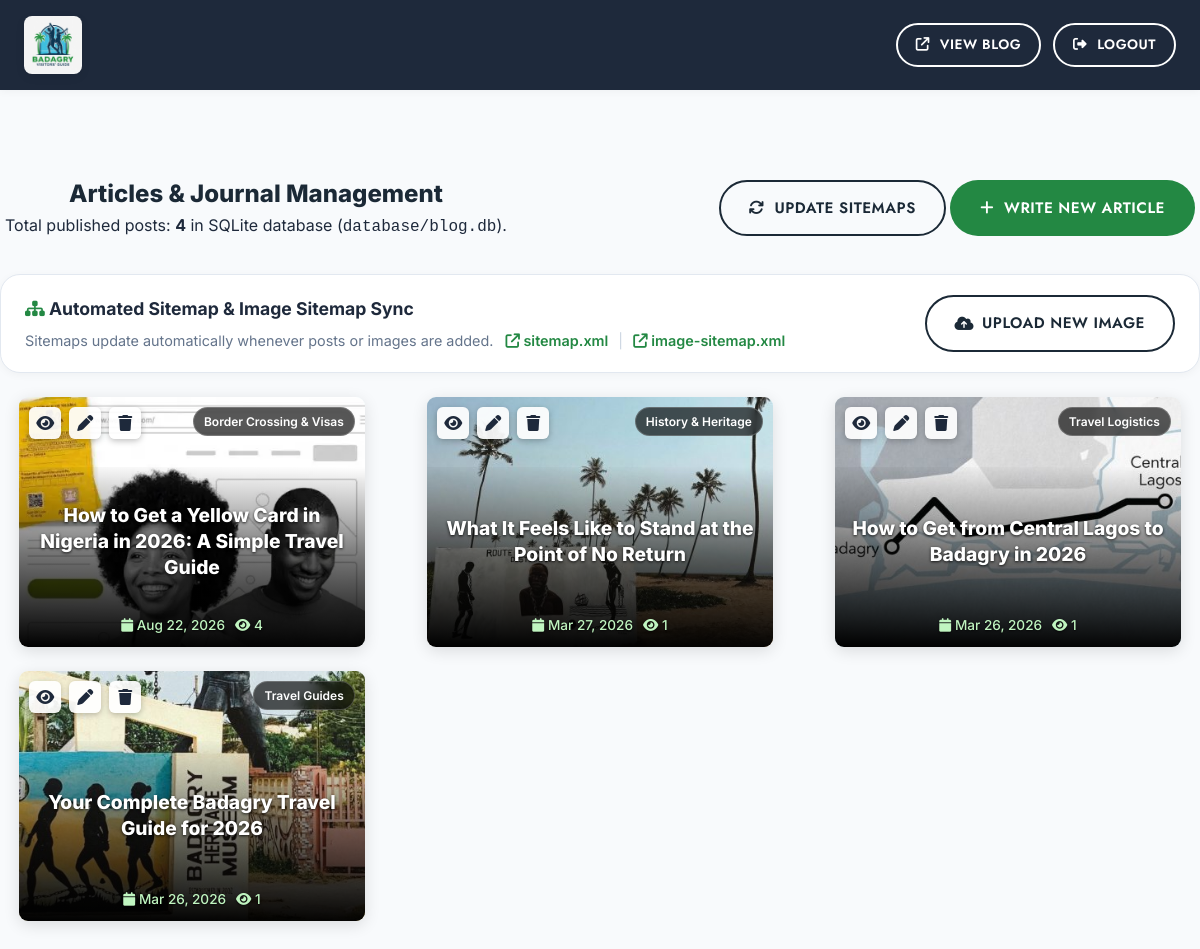
/admin.php (signed in), run on an earlier commit of the app's database.
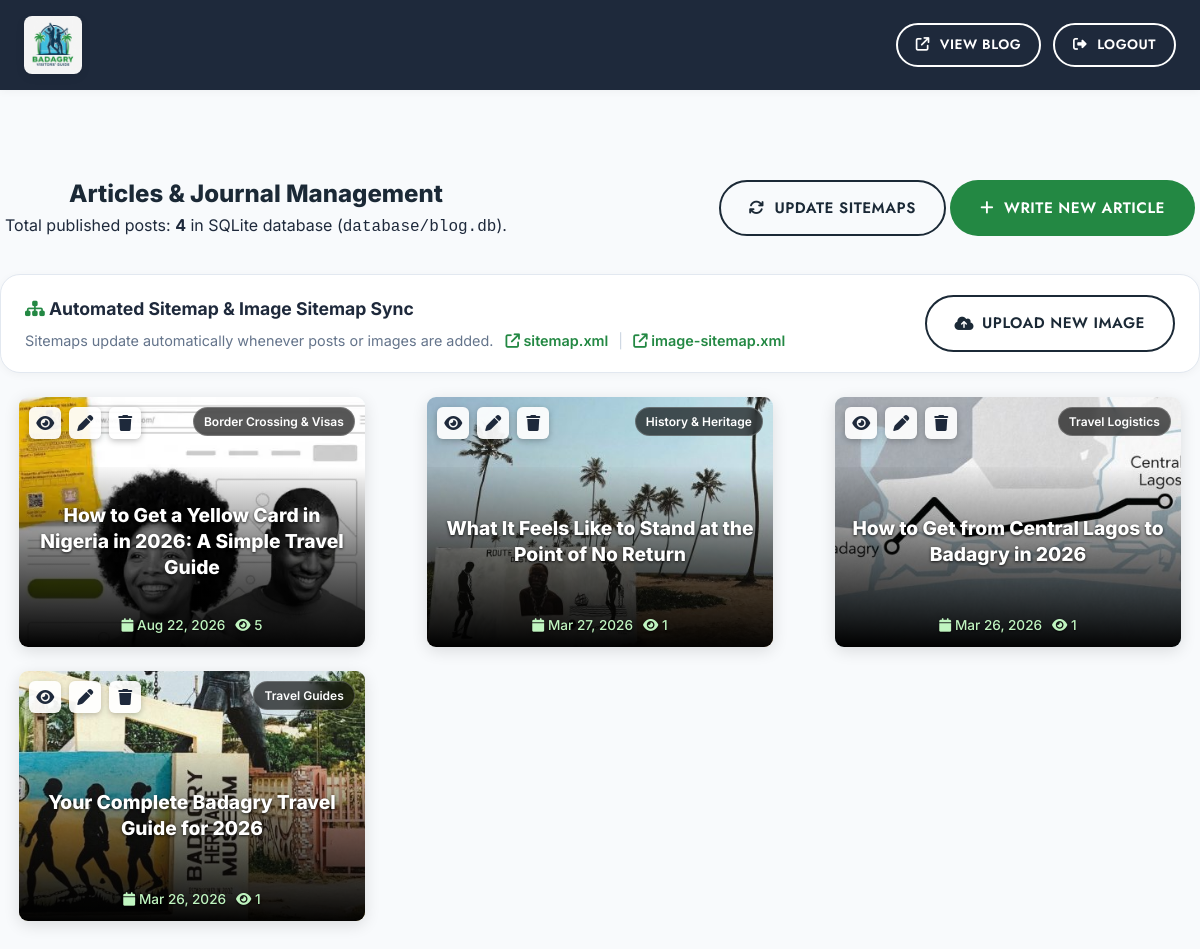
And on a later commit of the database.
### tables this page shows
CREATE TABLE posts (
            id INTEGER PRIMARY KEY AUTOINCREMENT,
            title TEXT NOT NULL,
            slug TEXT UNIQUE NOT NULL,
            excerpt TEXT,
            content TEXT NOT NULL,
            featured_image TEXT,
            author TEXT DEFAULT 'Badagry Visitors Guide',
            category TEXT DEFAULT 'Travel Guide',
            read_time TEXT DEFAULT '5 min read',
            views INTEGER DEFAULT 0,
            published_at DATETIME DEFAULT CURRENT_TIMESTAMP,
            status TEXT DEFAULT 'published'
        );

### admin.php (the view, shortened to what this page needs)
<?php
$db = getDB();
$action = $_GET['action'] ?? 'list';
$error = '';
$isLoggedIn = !empty($_SESSION['admin_logged_in']);
$editPost = null;
$allPosts = [];
if ($isLoggedIn) {
    $allPosts = $db->query("SELECT * FROM posts ORDER BY published_at DESC")->fetchAll();
}
?>
<!DOCTYPE html>
<html lang="en">
<head>
  <link rel="stylesheet" href="https://cdnjs.cloudflare.com/ajax/libs/font-awesome/6.5.1/css/all.min.css" />
  <link rel="stylesheet" href="/style.css" />
</head>
<body class="admin-body">
  <header class="admin-header">
    <div class="site-container admin-header-wrap">
      <a href="/" class="brand-logo">
        <img src="/assets/logo.jpg" alt="Logo" class="brand-logo-img" />
      </a>
      <div class="admin-header-actions">
        <a href="/blog/" class="btn btn-sm btn-outline-white" target="_blank"><i class="fa-solid fa-arrow-up-right-from-square"></i> View Blog</a>
        <?php if ($isLoggedIn): ?>
          <a href="/admin?logout=1" class="btn btn-sm btn-outline-white"><i class="fa-solid fa-right-from-bracket"></i> Logout</a>
        <?php endif; ?>
      </div>
    </div>
  </header>
  <main class="site-container admin-container section-padding">
    <?php if (!$isLoggedIn): ?>
      <div class="admin-login-card">
        <div class="login-header text-center">
          <i class="fa-solid fa-shield-halved login-icon"></i>
          <h2>Author Dashboard</h2>
          <p>Enter your management security PIN to publish and edit articles.</p>
        </div>
        <?php if ($error): ?>
          <div class="admin-alert alert-error"><?= htmlspecialchars($error) ?></div>
        <?php endif; ?>
        <form method="POST" action="/admin" class="admin-form">
          <div class="form-group">
            <div class="password-input-wrap">
              <input type="password" id="login_pin" name="login_pin" class="form-input" placeholder="Enter PIN" required autofocus autocomplete="current-password" />
              <button type="button" class="toggle-password-btn" id="togglePinVisibilityBtn" aria-label="Show or hide PIN" title="Show/Hide PIN">
                <i class="fa-regular fa-eye" id="togglePinIcon"></i>
              </button>
            </div>
          </div>
          <button type="submit" class="btn btn-primary w-100">Unlock Dashboard <i class="fa-solid fa-unlock"></i></button>
        </form>
        <script>
          (function() {
            const pinInput = document.getElementById('login_pin');
            const toggleBtn = document.getElementById('togglePinVisibilityBtn');
            const toggleIcon = document.getElementById('togglePinIcon');
            if (toggleBtn && pinInput && toggleIcon) {
              toggleBtn.addEventListener('click', function(e) {
                e.preventDefault();
                const isPassword = pinInput.getAttribute('type') === 'password';
                pinInput.setAttribute('type', isPassword ? 'text' : 'password');
                toggleIcon.classList.toggle('fa-eye', !isPassword);
                toggleIcon.classList.toggle('fa-eye-slash', isPassword);
                pinInput.focus();
              });
            }
          })();
        </script>
      </div>
    <?php else: ?>
      <div class="admin-dashboard-header">
        <div>
          <h2>Articles &amp; Journal Management</h2>
          <p>Total published posts: <strong><?= count($allPosts) ?></strong> in SQLite database (<code>database/blog.db</code>).</p>
        </div>
        <div class="admin-top-btns">
          <?php if ($action === 'list'): ?>
            <a href="/admin?action=update_sitemaps" class="btn btn-outline-dark" title="Regenerate both sitemap.xml and image-sitemap.xml"><i class="fa-solid fa-arrows-rotate"></i> Update Sitemaps</a>
            <a href="/admin?action=new" class="btn btn-primary"><i class="fa-solid fa-plus"></i> Write New Article</a>
          <?php else: ?>
            <a href="/admin" class="btn btn-outline-dark"><i class="fa-solid fa-list"></i> Back to All Articles</a>
          <?php endif; ?>
        </div>
      </div>
      <?php if ($action === 'list'): ?>
        <div class="admin-card" style="margin-bottom: 24px; padding: 20px 24px;">
          <div style="display: flex; justify-content: space-between; align-items: center; flex-wrap: wrap; gap: 16px;">
            <div>
              <h4 style="margin: 0 0 6px 0; font-size: 1.1rem;"><i class="fa-solid fa-sitemap" style="color: var(--primary);"></i> Automated Sitemap &amp; Image Sitemap Sync</h4>
              <p style="margin: 0; font-size: 0.9rem; color: var(--text-muted);">
                Sitemaps update automatically whenever posts or images are added.
                <a href="/sitemap.xml" target="_blank" style="margin-left: 8px; color: var(--primary); font-weight: 600;"><i class="fa-solid fa-arrow-up-right-from-square"></i> sitemap.xml</a>
                <span style="margin: 0 6px; color: #cbd5e1;">|</span>
                <a href="/image-sitemap.xml" target="_blank" style="color: var(--primary); font-weight: 600;"><i class="fa-solid fa-arrow-up-right-from-square"></i> image-sitemap.xml</a>
              </p>
            </div>
            <form method="POST" action="/admin" enctype="multipart/form-data" style="display: flex; gap: 10px; align-items: center;">
              <label for="adminImageUpload" class="btn btn-outline-dark" style="cursor: pointer; margin: 0; display: inline-flex; align-items: center; gap: 8px;">
                <i class="fa-solid fa-cloud-arrow-up"></i> Upload New Image
              </label>
            </form>
          </div>
        </div>
      <?php endif; ?>
      <?php if ($action === 'new' || $action === 'edit'): ?>
        <div class="admin-card">
          <h3 class="admin-card-title"><?= $action === 'edit' ? 'Edit Article' : 'Publish New Article' ?></h3>
          <form method="POST" action="/admin" class="admin-form">
            <input type="hidden" name="save_post" value="1" />
            <input type="hidden" name="id" value="<?= $editPost ? (int)$editPost['id'] : 0 ?>" />
            <div class="form-group">
              <label for="postTitle">Article Title *</label>
              <input type="text" id="postTitle" name="title" class="form-input" required
                value="<?= $editPost ? htmlspecialchars($editPost['title']) : '' ?>"
                placeholder="e.g. 5 Must-See Cultural Landmarks in Badagry" />
            </div>
            <div class="form-row">
              <div class="form-group">
                <label for="postSlug">URL Slug (Leave blank to auto-generate)</label>
                <input type="text" id="postSlug" name="slug" class="form-input"
                  value="<?= $editPost ? htmlspecialchars($editPost['slug']) : '' ?>"
                  placeholder="e.g. 5-must-see-cultural-landmarks-badagry" />
              </div>
              <div class="form-group">
                <label for="postCategory">Category</label>
                <input type="text" id="postCategory" name="category" class="form-input"
                  value="<?= $editPost ? htmlspecialchars($editPost['category']) : 'Travel Guides' ?>"
                  placeholder="e.g. Travel Guides, History &amp; Heritage" />
              </div>
            </div>
            <div class="form-row">
              <div class="form-group" style="flex: 2;">
                <label>Featured Image</label>
                <input type="hidden" id="postImage" name="featured_image"
                  value="<?= $editPost ? htmlspecialchars($editPost['featured_image']) : 'assets/images/Badagry-Heritage-Museum-1-420x347.jpg' ?>" />
                <div class="featured-image-picker">
                  <div class="featured-thumb-wrap" id="featuredThumbWrap">
                    <img id="featuredThumbImg" src="/<?= ltrim(htmlspecialchars($editPost['featured_image'] ?? 'assets/images/Badagry-Heritage-Museum-1-420x347.jpg'), '/') ?>" alt="Featured preview" />
                  </div>
                  <div class="featured-picker-actions">
                    <button type="button" class="btn btn-sm btn-primary" id="openFeaturedMediaBtn">
                      <i class="fa-solid fa-photo-film"></i> Select from Library / Upload
                    </button>
                    <span id="featuredImgPathText" style="font-size: 0.8rem; color: var(--text-muted); word-break: break-all;">
                      <?= htmlspecialchars($editPost['featured_image'] ?? 'assets/images/Badagry-Heritage-Museum-1-420x347.jpg') ?>
                    </span>
                  </div>
                </div>
              </div>
              <div class="form-group" style="flex: 1;">
                <label for="postReadTime">Estimated Read Time</label>
                <input type="text" id="postReadTime" name="read_time" class="form-input"
                  value="<?= $editPost ? htmlspecialchars($editPost['read_time']) : '6 min read' ?>" />
              </div>
            </div>
            <div class="form-group">
              <label for="postExcerpt">Short Excerpt (Displayed in search results and cards)</label>
              <textarea id="postExcerpt" name="excerpt" class="form-textarea" rows="2"
                placeholder="Brief 1-2 sentence overview of the article..."><?= $editPost ? htmlspecialchars($editPost['excerpt']) : '' ?></textarea>
            </div>
            <div class="form-group">
              <label for="postContent">Article Body (Supports HTML tags) *</label>
              <div class="editor-toolbar">
                <button type="button" class="btn-tool btn-tool-primary" id="insertContentMediaBtn">
                  <i class="fa-solid fa-images"></i> Insert Image from Library
                </button>
                <button type="button" class="btn-tool" onclick="insertTag('h2')" title="Insert Subheading">H2</button>
                <button type="button" class="btn-tool" onclick="insertTag('h3')" title="Insert Sub-subheading">H3</button>
                <button type="button" class="btn-tool" onclick="insertTag('strong')" title="Bold text"><b>B</b></button>
                <button type="button" class="btn-tool" onclick="insertTag('p')" title="Paragraph">&lt;p&gt;</button>
                <button type="button" class="btn-tool" onclick="insertTag('callout')" title="Highlighted callout box"><i class="fa-solid fa-quote-left"></i> Callout</button>
              </div>
              <textarea id="postContent" name="content" class="form-textarea has-toolbar" rows="14" required
                placeholder="Write your article content here. Click 'Insert Image from Library' above to insert images anywhere in the text..."><?= $editPost ? htmlspecialchars($editPost['content']) : '' ?></textarea>
            </div>
            <div class="form-row">
              <div class="form-group">
                <label for="postStatus">Publishing Status</label>
                <select id="postStatus" name="status" class="form-select">
                  <option value="published" <?= ($editPost && $editPost['status'] === 'published') ? 'selected' : '' ?>>Published</option>
                  <option value="draft" <?= ($editPost && $editPost['status'] === 'draft') ? 'selected' : '' ?>>Draft</option>
                </select>
              </div>
            </div>
            <div class="admin-form-actions">
              <button type="submit" class="btn btn-primary"><?= $action === 'edit' ? 'Update Article' : 'Publish Article' ?> <i class="fa-solid fa-check"></i></button>
              <a href="/admin" class="btn btn-outline-dark">Cancel</a>
            </div>
          </form>
        </div>
      <?php else: ?>
        <?php if (empty($allPosts)): ?>
          <div class="admin-card text-center" style="padding: 48px 20px;">
            <i class="fa-regular fa-newspaper" style="font-size: 3rem; color: #cbd5e1; margin-bottom: 16px;"></i>
            <h3>No articles published yet</h3>
            <p style="color: var(--text-muted); margin-bottom: 20px;">Start sharing stories, guides, and history about Badagry.</p>
            <a href="/admin?action=new" class="btn btn-primary"><i class="fa-solid fa-plus"></i> Write Your First Article</a>
          </div>
        <?php else: ?>
          <div class="admin-posts-grid">
            <?php foreach ($allPosts as $p): ?>
              <?php
                $postImg = !empty($p['featured_image']) ? '/' . ltrim($p['featured_image'], '/') : '/assets/images/Point-of-No-Return-420x347.jpg';
                $postDate = !empty($p['published_at']) ? date('M d, Y', strtotime($p['published_at'])) : date('M d, Y');
                $postViews = number_format((int)($p['views'] ?? 0));
                $postSlug = urlencode($p['slug'] ?? '');
                $postId = (int)$p['id'];
              ?>
              <div class="postcard" style="
                  background: azure;
                  border-radius: 9px;
                  width: 90%;
                  height: 250px;
                  position: relative;
                  overflow: clip;
                  margin: 0 auto;
              ">
                <div class="cardtext" style="
                  padding: 5px;
                  position: absolute;
                  height: 180px;
                  width: 100%;
                  color: white;
                  font-size: 1.2rem;
                  bottom: 0;
                  font-weight: 800;
                  text-align: center;
                  background: linear-gradient(1deg, black, #0000008c, #00000000);
                  display: flex;
                  align-items: center;
                  justify-content: center;
                ">
                  <a href="/blog/<?= $postSlug ?>" target="_blank" style="color: white; text-decoration: none; padding: 0 10px 30px;">
                    <?= htmlspecialchars($p['title']) ?>
                  </a>
                </div>
                <img src="<?= htmlspecialchars($postImg) ?>" alt="<?= htmlspecialchars($p['title']) ?>" style="
                  width: 100%;
                  height: 100%;
                  object-fit: cover;
                " />
                <div class="mates" style="
                  position: absolute;
                  bottom: 0;
                  left: 0;
                  width: 100%;
                  color: #c0f5c0;
                  display: flex;
                  flex-direction: row;
                  align-content: center;
                  justify-content: center;
                  align-items: flex-start;
                  padding: 10px;
                  gap: 10px;
                ">
                  <span><i class="fa-solid fa-calendar"></i> <?= $postDate ?></span>
                  <span><i class="fa-solid fa-eye"></i> <?= $postViews ?></span>
                </div>
                <span class="badge-tag"><?= htmlspecialchars($p['category']) ?></span>
                <div class="actionbuttons" style="
                  display: flex;
                  flex-direction: row;
                  align-content: center;
                  align-items: center;
                  position: absolute;
                  width: auto;
                  top: 10px;
                  left: 10px;
                  gap: 8px;
                ">
                  <a href="/blog/<?= $postSlug ?>" target="_blank" class="btn-icon" title="View Article"><i class="fa-solid fa-eye"></i></a>
                  <a href="/admin?action=edit&amp;id=<?= $postId ?>" class="btn-icon" title="Edit Article"><i class="fa-solid fa-pen"></i></a>
                  <a href="/admin?action=delete&amp;id=<?= $postId ?>" class="btn-icon delete-btn" title="Delete Article" onclick="return confirm('Are you sure you want to delete this article?');"><i class="fa-solid fa-trash"></i></a>
                </div>
              </div>
            <?php endforeach; ?>
          </div>
        <?php endif; ?>
      <?php endif; ?>
    <?php endif; ?>
  </main>
</body>
</html>

What changed in the data, as far as the page shows it:
changed posts "How to Get a Yellow Card in Nigeria in 2026: A Simple Travel Guide": views "4" → "5"
